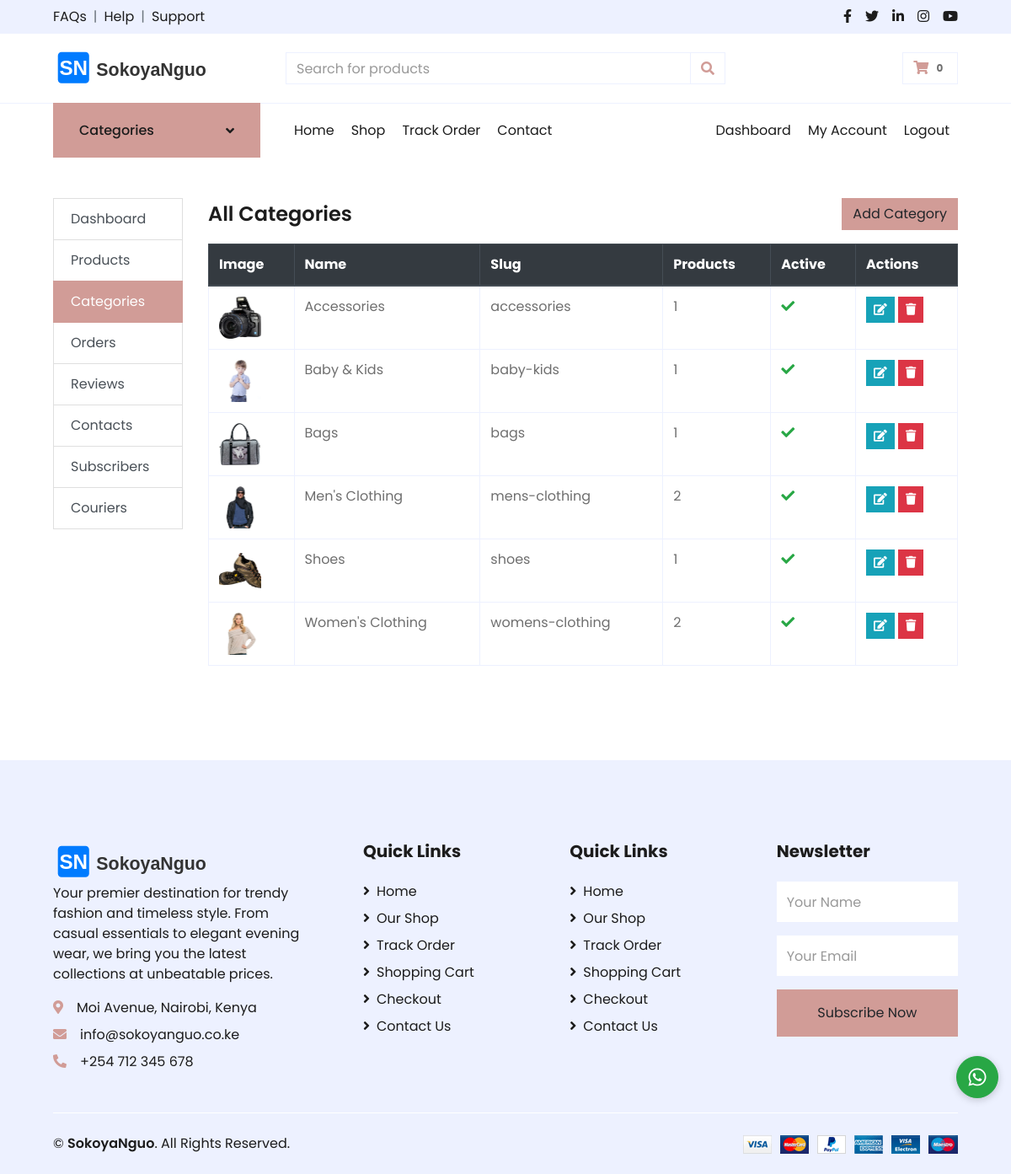
Screenshot of /dashboard/categories/ (signed in) with the database file from the repository.
### store/models.py (models this page shows, shortened)
class Category(models.Model):
    name = models.CharField(max_length=200)
    slug = models.SlugField(unique=True)
    image = models.ImageField(upload_to='categories/', blank=True, null=True)
    is_active = models.BooleanField(default=True)
    class Meta:
        verbose_name_plural = 'Categories'
        ordering = ['name']

### store/dashboard_views.py (the view)
# urls.py: path('categories/', dashboard_views.category_list, name='category_list'),
@staff_required
def category_list(request):
    categories = Category.objects.annotate(product_count=Count('products')).all().order_by('name')
    return render(request, 'dashboard/category_list.html', {'categories': categories})

### store/context_processors.py (called while the page is built)
def cart_count(request):
    count = 0
    if request.user.is_authenticated:
        cart = Cart.objects.filter(user=request.user).first()
        if cart:
            count = cart.item_count()
    elif request.session.session_key:
        cart = Cart.objects.filter(session_id=request.session.session_key).first()
        if cart:
            count = cart.item_count()
    return {'cart_item_count': count}

def categories(request):
    return {'categories': Category.objects.filter(is_active=True)}

### store/dashboard_views.py (called while the page is built, shortened)
def staff_required(view_func):
    @wraps(view_func)
    def _wrapper(request, *args, **kwargs):
        if not request.user.is_staff:
            from django.http import HttpResponseForbidden
            return HttpResponseForbidden()
        return view_func(request, *args, **kwargs)
    return _wrapper

### templates/dashboard/category_list.html (shortened to what this page needs)
{% extends 'dashboard/base.html' %}
{% load static %}
{% block dashboard_content %}
<div class="d-flex justify-content-between align-items-center mb-3">
    <h4 class="font-weight-semi-bold mb-0">All Categories</h4>
    <a href="{% url 'dashboard:category_add' %}" class="btn btn-primary">Add Category</a>
</div>
<div class="table-responsive">
    <table class="table table-bordered table-hover">
        <thead class="thead-dark">
            <tr>
                <th>Image</th>
                <th>Name</th>
                <th>Slug</th>
                <th>Products</th>
                <th>Active</th>
                <th>Actions</th>
            </tr>
        </thead>
        <tbody>
            {% for category in categories %}
            <tr>
                <td>{% if category.image %}<img src="{{ category.image.url }}" alt="" style="width: 50px; height: 50px; object-fit: cover;">{% else %}<span class="text-muted">No image</span>{% endif %}</td>
                <td>{{ category.name }}</td>
                <td>{{ category.slug }}</td>
                <td>{{ category.product_count }}</td>
                <td>{% if category.is_active %}<i class="fa fa-check text-success"></i>{% else %}<i class="fa fa-times text-danger"></i>{% endif %}</td>
                <td>
                    <a href="{% url 'dashboard:category_edit' category.id %}" class="btn btn-sm btn-info"><i class="fa fa-edit"></i></a>
                    <a href="{% url 'dashboard:category_delete' category.id %}" class="btn btn-sm btn-danger delete-btn"><i class="fa fa-trash"></i></a>
                </td>
            </tr>
            {% empty %}
            <tr><td colspan="6" class="text-center py-4">No categories found.</td></tr>
            {% endfor %}
        </tbody>
    </table>
</div>
{% endblock %}

### rows the page displays
Category: image (picture), name "Accessories", slug "accessories", product_count "1", is_active True (drawn)
Category: image (picture), name "Baby & Kids", slug "baby-kids", product_count "1", is_active True (drawn)
Category: image (picture), name "Bags", slug "bags", product_count "1", is_active True (drawn)
Category: image (picture), name "Men's Clothing", slug "mens-clothing", product_count "2", is_active True (drawn)
Category: image (picture), name "Shoes", slug "shoes", product_count "1", is_active True (drawn)
Category: image (picture), name "Women's Clothing", slug "womens-clothing", product_count "2", is_active True (drawn)

### other values shown
{{ cart_item_count }} "0"
